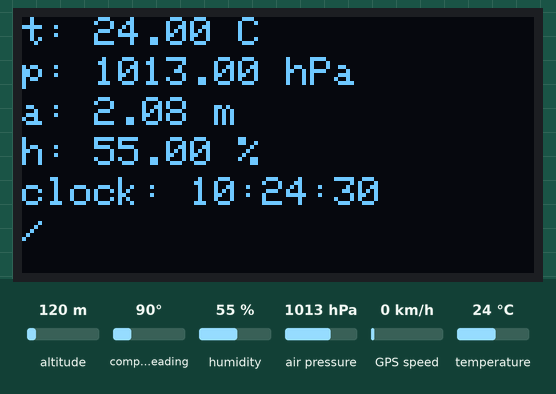
The sketch below on a simulated ESP32. Shown: 128×64 one-colour display. Inputs (shaded band) come from the test bench; at power-on: humidity 55 %, air pressure 1013 hPa, temperature 24 °C, altitude 120 m, compass heading 90°, GPS speed 0 km/h. The local clock reads 2024-03-15 10:24:30 at power-on unless the sketch sets it; storage starts empty; the GPS gets a fix after 3 s at 37.7749, -122.4194 with 8 satellites; what the sketch prints to the serial monitor is not drawn.

Above: at 1.3 s.
1.4 s: humidity set to 22 %
At 3.5 s:
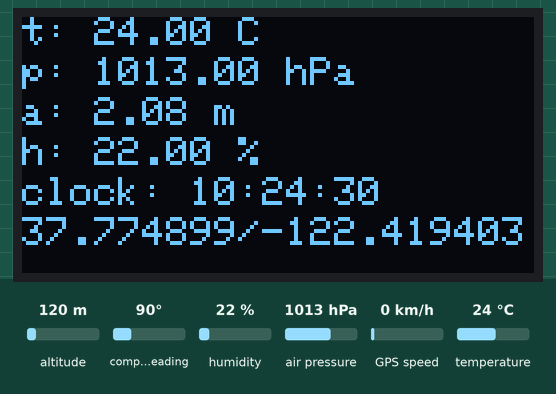
4.7 s: air pressure set to 952 hPa
At 7.4 s:
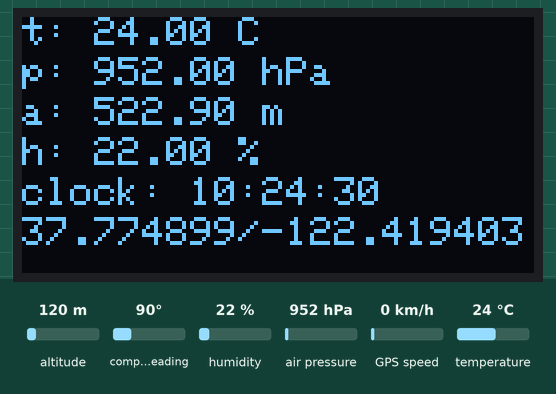
7.7 s: temperature set to 12 °C
At 10.4 s:
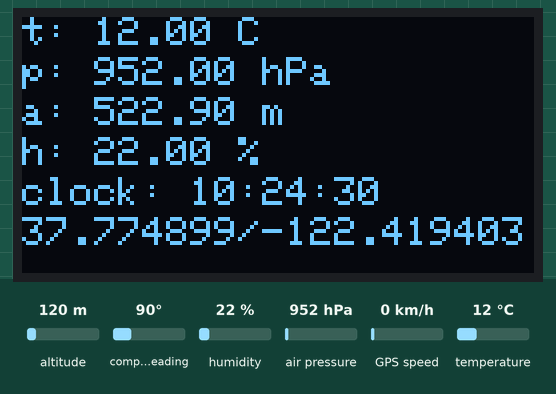
10.8 s: humidity set to 40 %
At 13.3 s:
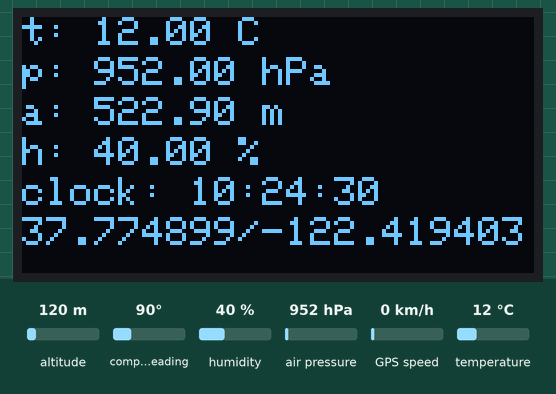
13.8 s: air pressure set to 975 hPa
At 16.1 s:
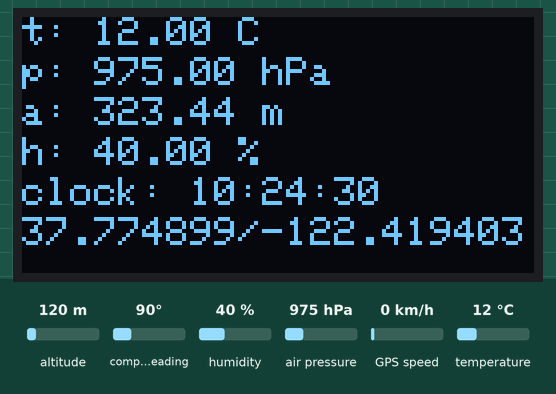
Timing chart, 0 to 17.6 s (numbered marks = the images above; inputs shaded):
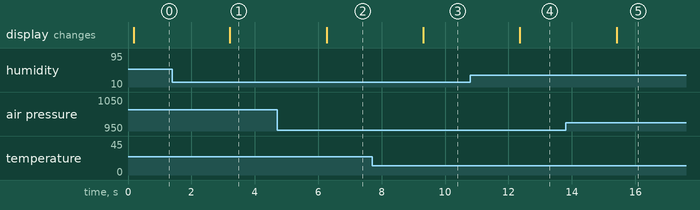

The sketch:

esp32_MicroSD_weather_example.ino
```cpp
#include <SPI.h>
#include <Wire.h>
#include <Adafruit_Sensor.h>
#include <Adafruit_BME280.h>
#include <Adafruit_GFX.h>
#include <Adafruit_SH1106.h>
#include <RTClib.h>
#include <FS.h>
#include <SD.h>
#include <SoftwareSerial.h>
#include <TinyGPS++.h>

#define OLED_SDA 21
#define OLED_SCL 22
#define SEALEVELPRESSURE_HPA (1013.25)
#define SD_CS 5

Adafruit_BME280 bme;
float temp, alt, pres, hum;
Adafruit_SH1106 display(21, 22);
RTC_DS1307 rtc;
String hora, minutos, segundos;

String dataMessage;
String clock_display, clock_data;

static const int RXPin = 16, TXPin = 17;
static const uint32_t GPSBaud = 9600;
TinyGPSPlus gps;
SoftwareSerial ss(RXPin, TXPin);
float latitude, longitude;
String lat_str, lng_str;
String position_gps;

// Write to the SD card (DON'T MODIFY THIS FUNCTION)
void writeFile(fs::FS &fs, const char * path, const char * message) {
  Serial.printf("Writing file: %s\n", path);

  File file = fs.open(path, FILE_WRITE);
  if (!file) {
    Serial.println("Failed to open file for writing");
    return;
  }
  if (file.print(message)) {
    Serial.println("File written");
  } else {
    Serial.println("Write failed");
  }
  file.close();
}

// Append data to the SD card (DON'T MODIFY THIS FUNCTION)
void appendFile(fs::FS &fs, const char * path, const char * message) {
  Serial.printf("Appending to file: %s\n", path);

  File file = fs.open(path, FILE_APPEND);
  if (!file) {
    Serial.println("Failed to open file for appending");
    return;
  }
  if (file.print(message)) {
    Serial.println("Message appended");
  } else {
    Serial.println("Append failed");
  }
  file.close();
}

void setup() {
  Serial.begin(115200);
  Wire.begin();

  bool status;
  status = bme.begin(0x76);
  if (!status) {
    Serial.println("Could not find a valid BME280 sensor, check wiring!");
    while (1);
  }

  if (! rtc.begin()) {
    Serial.println("Couldn't find RTC");
    while (1);
  }

  //define the type of display used and the I2C address
  display.begin(SH1106_SWITCHCAPVCC, 0x3C);
  display.display();
  display.clearDisplay();

  // Initialize SD card
  SD.begin(SD_CS);
  if (!SD.begin(SD_CS)) {
    Serial.println("Card Mount Failed");
    //    return;
  }
  uint8_t cardType = SD.cardType();
  if (cardType == CARD_NONE) {
    Serial.println("No SD card attached");
    //    return;
  }
  Serial.println("Initializing SD card...");
  if (!SD.begin(SD_CS)) {
    Serial.println("ERROR - SD card initialization failed!");
    //    return;    // init failed
  }

  File file = SD.open("/datalog.txt");
  if (!file) {
    Serial.println("File doens't exist");
    Serial.println("Creating file...");
    writeFile(SD, "/datalog.txt", "Temp, Press, Alt, Hum, Clock \r\n");
  }
  else {
    Serial.println("File already exists");
  }
  file.close();

  ss.begin(GPSBaud);

  //  rtc.adjust(DateTime(F(__DATE__), F(__TIME__)));
  delay(2);
}

void loop() {
  DateTime now = rtc.now();
  hora = now.hour();
  minutos = now.minute();
  segundos = now.second();

  clock_display = "clock: " + hora + ":" + minutos + ":" + segundos;

  while (ss.available() > 0)
    if (gps.encode(ss.read()))
      displayInfo();
}

void displayInfo() {
  if (gps.location.isValid())
  {
    latitude = gps.location.lat();
    lat_str = String(latitude , 6);
    longitude = gps.location.lng();
    lng_str = String(longitude , 6);
  }
  else
  {
    Serial.print(F("INVALID"));
  }

  temp = bme.readTemperature();
  pres = (bme.readPressure() / 100.0F);
  alt = bme.readAltitude(SEALEVELPRESSURE_HPA);
  hum = bme.readHumidity();

  String t_bme = "t: " + String(temp) + " C";
  String p_bme = "p: " + String(pres) + " hPa";
  String a_bme = "a: " + String(alt) + " m";
  String h_bme = "h: " + String(hum) + " %";

  clock_data = String(hora) + ":" + String(minutos) + ":" + String(segundos);

  position_gps = lat_str + "/" + lng_str;

  display.clearDisplay();
  display.setTextColor(WHITE);
  display.setCursor(0, 0);
  display.println(t_bme);
  display.setCursor(0, 10);
  display.println(p_bme);
  display.setCursor(0, 20);
  display.println(a_bme);
  display.setCursor(0, 30);
  display.println(h_bme);
  display.setCursor(0, 40);
  display.println(clock_display);
  //  display.setCursor(0, 40);
  //  display.println(hora);
  //  display.setCursor(10, 40);
  //  display.println(":");
  //  display.setCursor(20, 40);
  //  display.println(minutos);
  //  display.setCursor(30, 40);
  //  display.println(":");
  //  display.setCursor(40, 40);
  //  display.println(segundos);
  display.setCursor(0, 50);
  display.println(position_gps);
  display.display();

  dataMessage = String(temp) + "," + String(pres) + "," + String(alt) + "," + String(hum) + "," + String(clock_data) + "," + String(lat_str) + "," + String(lng_str) + "\r\n";
  appendFile(SD, "/datalog.txt", dataMessage.c_str());
  Serial.println(dataMessage);
  //  Serial.println(lat_str);
  //  Serial.println(lng_str);
  delay(3000);
}
```

Measured:
- after the input at 1.4 s, the display: changes after 1.8 s (image 1)
- after the input at 4.7 s, the display: changes after 1.6 s (image 2)
- after the input at 7.7 s, the display: changes after 1.6 s (image 3)
- after the input at 10.8 s, the display: changes after 1.6 s (image 4)
- after the input at 13.8 s, the display: changes after 1.6 s (image 5)
